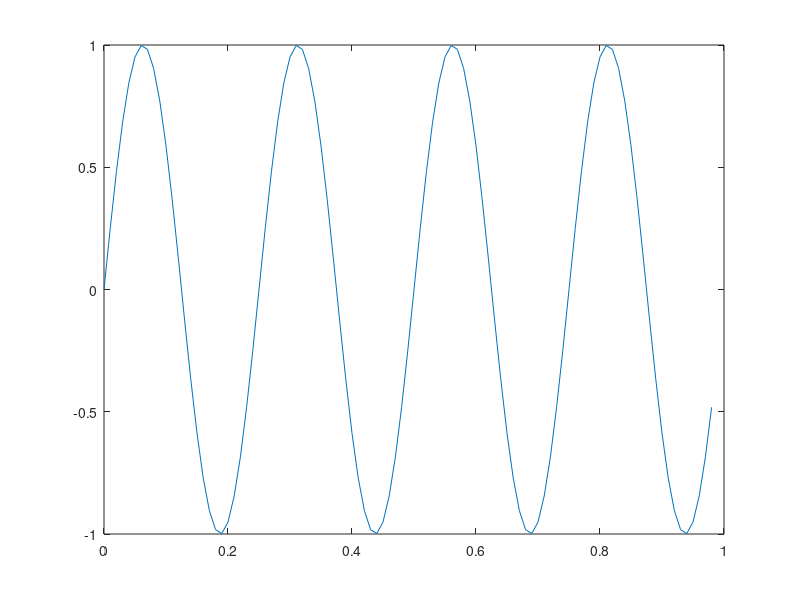
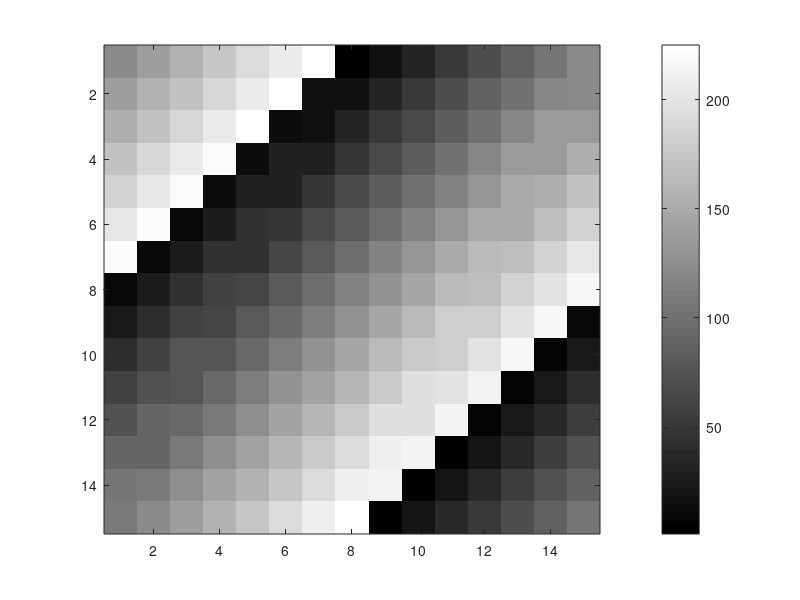

The MATLAB source for these figures, in order:
t=[0:0.01:0.98]
y1=sin(2*pi*4*t);
y2=cos(2*pi*4*t);
figure(1); plot(t,y1);
figure(2); plot(t,y2);

subplot(1,2,1); %create a grid 1x2 accessing the first el
plot(t,y1);
subplot(1,2,2);
plot(t,y2)
axis([0.5 1 -1 1]) % set scale
clf; % clear screen

A=magic(5)
imagesc(A) % create a color image based on matrix
imagesc(A), colorbar, colormap gray;
%do a colorbar showing all the gradients and set the coloring
%to grayscale (viridis is default one)

imagesc(magic(15)), colorbar, colormap gray; % of magic 15x15